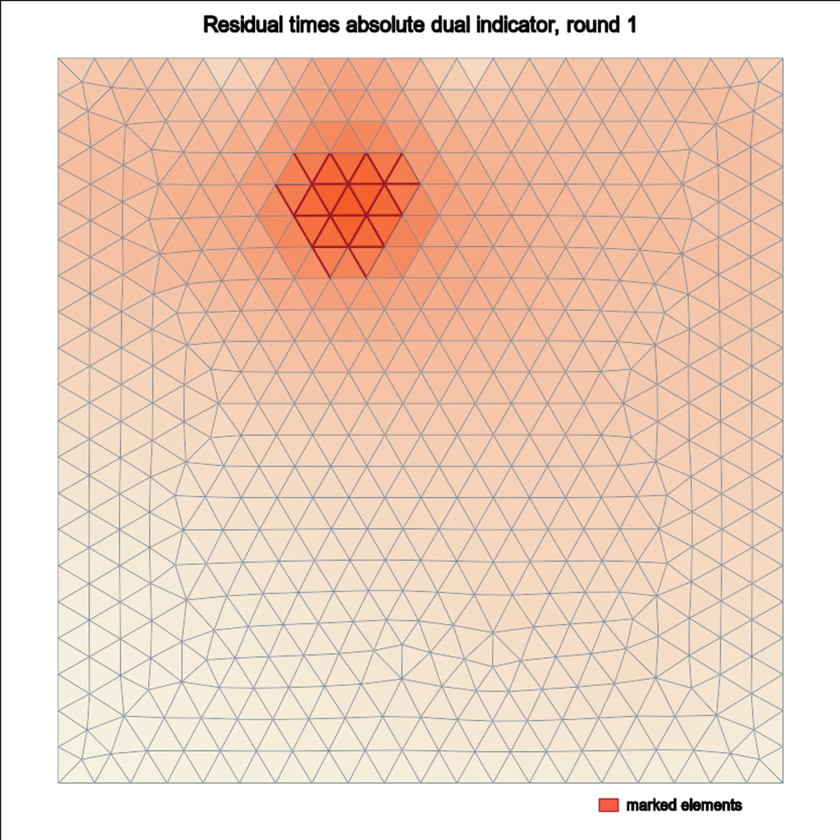
#> input picture 03_residual_and_dual/absolute_dual_product_experiment/dwr_indicator_round_1.png, 840 x 840 px, shrunk from 1400 x 1400 before the run
$ python -i visualize_dx.py   (imports and definitions only)
#> lines starting #> are read from the running program, lines starting #| are printed output that depends on the picture
#!/usr/bin/env python3
"""Render a two-dimensional AFEPack/OpenDX triangular mesh.

Purpose:
    Create a PNG, SVG, or PDF preview from an AFEPack-generated ``.dx`` file.
    Files containing only positions/connections are drawn as meshes. Files
    containing a nodal or element scalar array are drawn as colored fields.

Usage:
    python3 visualize_dx.py INPUT.dx [-o OUTPUT.png]
    python3 visualize_dx.py INPUT.dx --mesh-only --show-nodes

Arguments:
    INPUT.dx              OpenDX file to read.
    -o, --output PATH     Figure path. Defaults to INPUT with a ``.png`` suffix.
    --mesh-only           Ignore scalar data and draw only the triangulation.
    --show-nodes          Draw a marker at every mesh node.
    --no-edges            Hide triangle edges in scalar-field plots.
    --cmap NAME           Matplotlib color map for scalar data.
    --title TEXT          Custom figure title.
    --dpi INTEGER         Raster output resolution.

Output:
    The parent directory of OUTPUT is created automatically. The output format
    is selected from the filename suffix, for example ``.png`` or ``.svg``.
"""

from __future__ import annotations

import argparse
from dataclasses import dataclass
import math
import os
from pathlib import Path
import shlex
import tempfile
from typing import Sequence


# Use a writable, machine-independent cache location before importing
# Matplotlib. This is useful on clusters and in read-only teaching directories.
_CACHE_ROOT = Path(tempfile.gettempdir()) / "afepack-dx-plot-cache"
# [3 lines not run here, left out]

import matplotlib

# [1 line not run here, left out]

import matplotlib.pyplot as plt


@dataclass(frozen=True)
class DXArray:
    """One inline OpenDX array."""

    object_id: str
    value_type: str
    rank: int
    shape: tuple[int, ...]
    item_count: int
    rows: list[list[float | int]]


@dataclass(frozen=True)
class DXMesh:
    """Triangular geometry and optional scalar data extracted from OpenDX."""

    points: list[list[float]]
    triangles: list[list[int]]
    scalar_values: list[float] | None
    scalar_location: str | None


# [56 lines left out: functions _parse_array_header, _parse_number, not called in this run]


def _read_arrays_and_components(source: Path) -> tuple[dict[str, DXArray], dict[str, str]]:
    """Read inline arrays and field-component references from an OpenDX file."""

    lines = source.read_text(encoding="utf-8").splitlines()
    arrays: dict[str, DXArray] = {}
    components: dict[str, str] = {}
    line_index = 0

    while line_index < len(lines):
        line = lines[line_index]
        stripped = line.strip()

        if stripped.startswith("component "):
            tokens = shlex.split(stripped, comments=True)
            if len(tokens) >= 4 and tokens[0] == "component" and tokens[2] == "value":
                components[tokens[1]] = tokens[3]
            line_index += 1
            continue

        metadata = _parse_array_header(line, source)
        if metadata is None:
            line_index += 1
            continue

        object_id, value_type, rank, shape, item_count = metadata
        width = math.prod(shape) if shape else 1
        expected_values = item_count * width
        integer = value_type.lower() in {
            "byte",
            "short",
            "int",
            "integer",
            "long",
            "ubyte",
            "ushort",
            "uint",
            "ulong",
        }
        values: list[float | int] = []
        line_index += 1

        while line_index < len(lines) and len(values) < expected_values:
            data_text = lines[line_index].split("#", 1)[0].strip()
            if data_text:
                data_tokens = data_text.split()
                remaining = expected_values - len(values)
                if len(data_tokens) > remaining:
                    raise ValueError(
                        f"{source}: object {object_id} contains more data than declared"
                    )
                values.extend(
                    _parse_number(token, integer, source) for token in data_tokens
                )
            line_index += 1

        if len(values) != expected_values:
            raise ValueError(
                f"{source}: object {object_id} declares {expected_values} values "
                f"but contains {len(values)}"
            )

        rows = [values[offset : offset + width] for offset in range(0, len(values), width)]
        arrays[object_id] = DXArray(
            object_id=object_id,
            value_type=value_type,
            rank=rank,
            shape=shape,
            item_count=item_count,
            rows=rows,
        )

    return arrays, components


# [236 lines left out: functions _get_component, read_dx_mesh, render_dx, build_argument_parser, main, not called in this run]


# [2 lines not run here, left out]

>>> import cv2
>>> picture = cv2.imread('../../03_residual_and_dual/absolute_dual_product_experiment/dwr_indicator_round_1.png', cv2.IMREAD_GRAYSCALE)
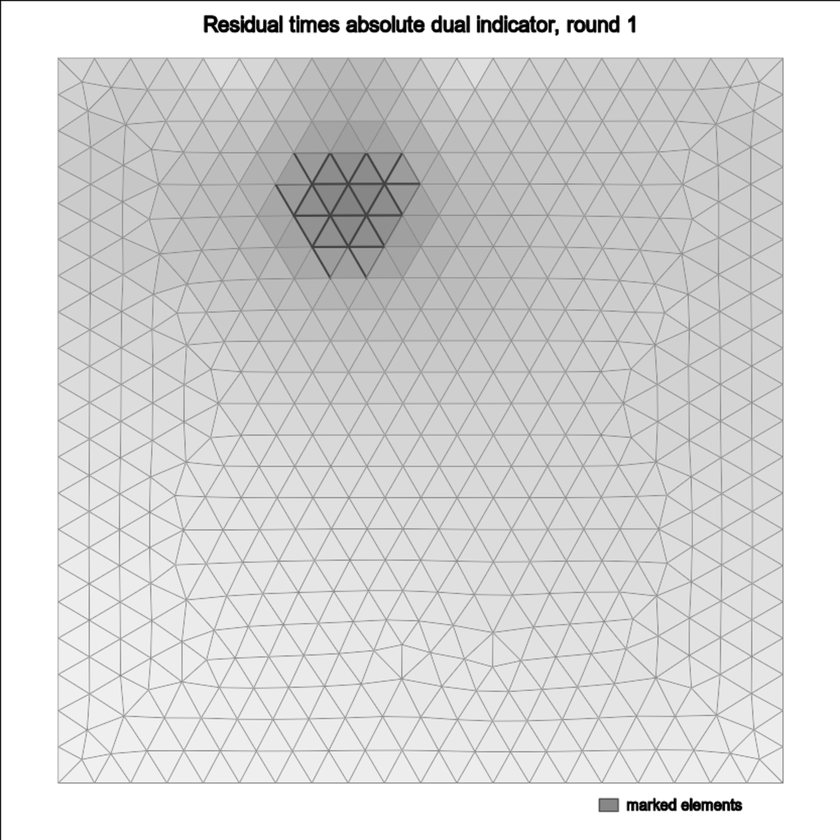
#> picture: shape (840, 840); min 0, max 255, mean 216.2
#> (the run stopped early here; a loop or call above may not have finished)
